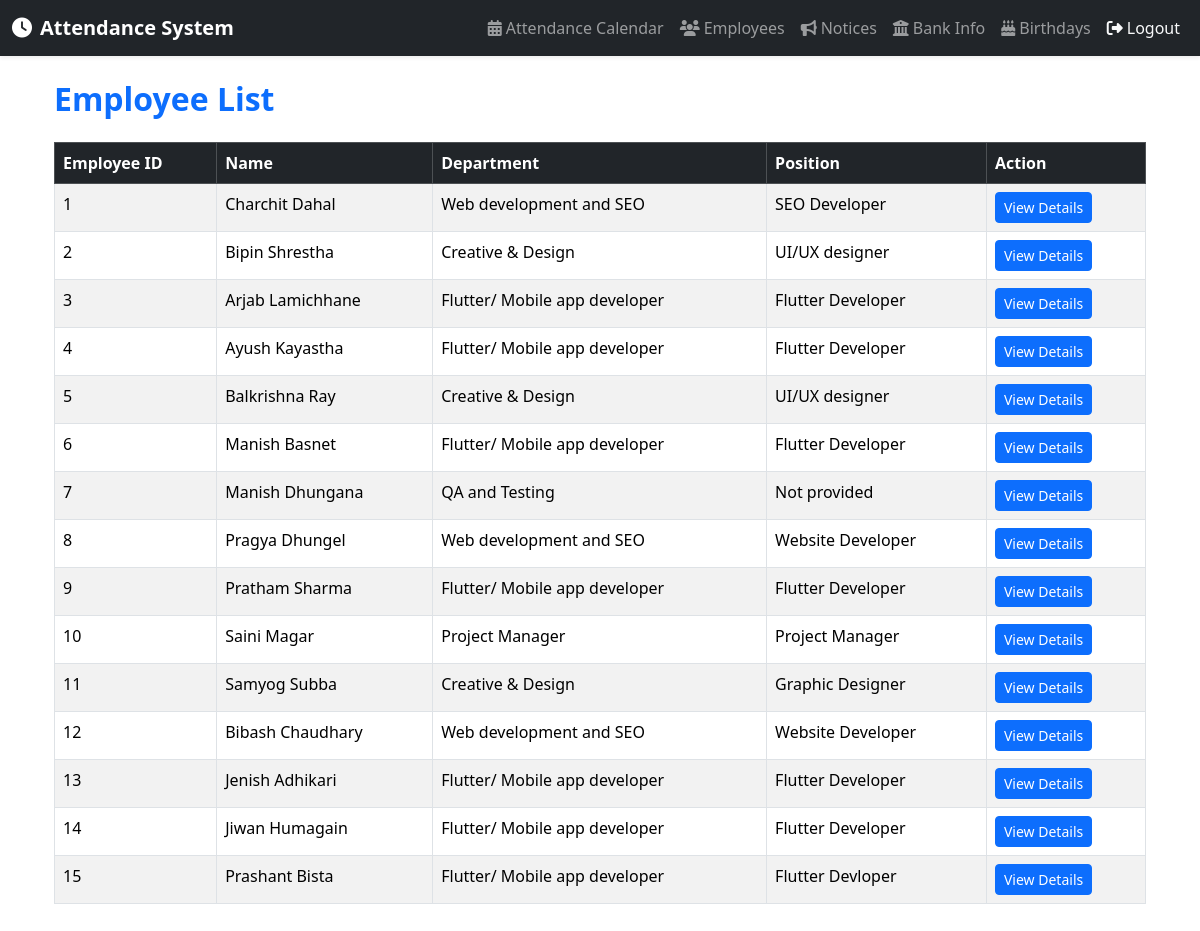
Before: /employees/ (signed in) with the older database file.
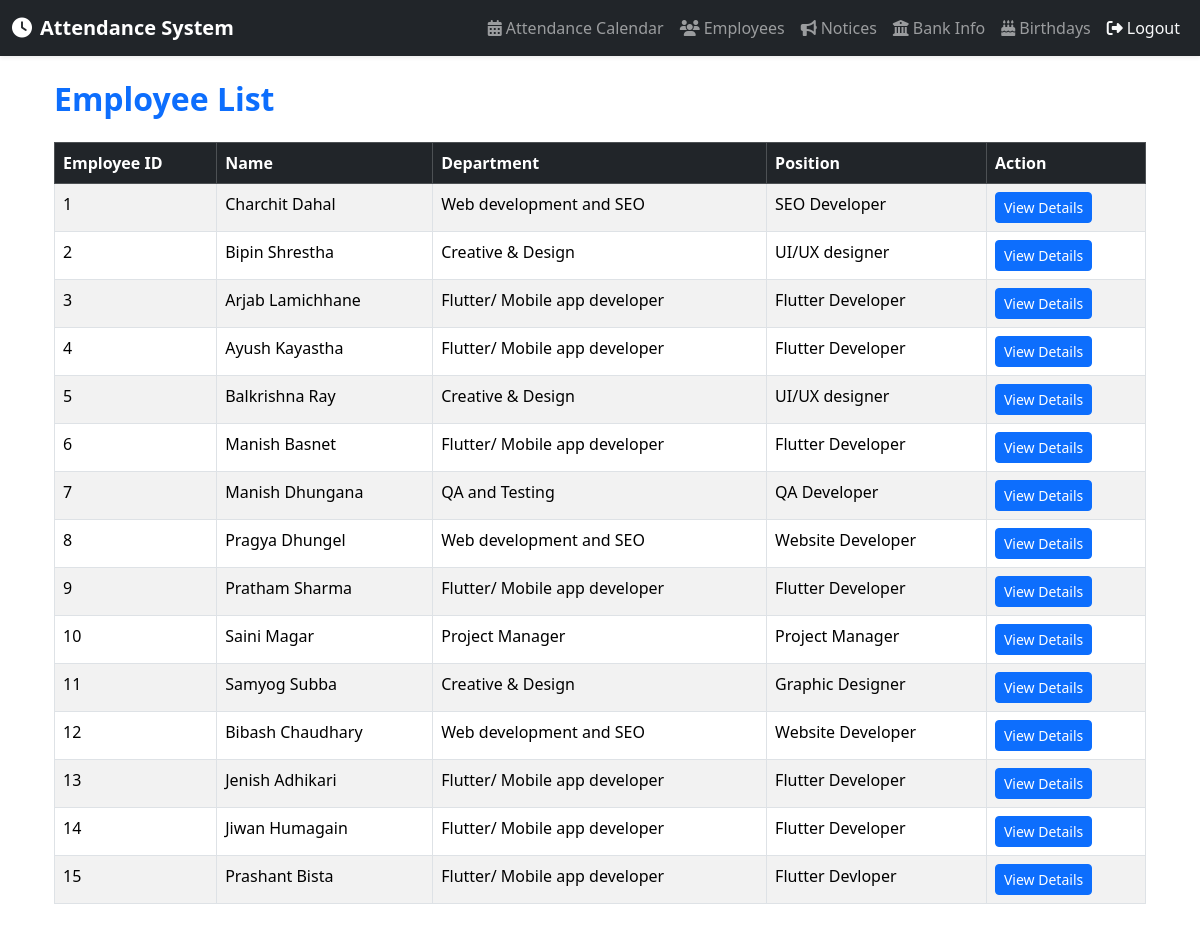
After: the same page with the newer database file.
### attendance/models.py (models this page shows, shortened)
class Employee(models.Model):
    user = models.OneToOneField(User, on_delete=models.CASCADE)
    employee_id = models.CharField(max_length=10, unique=True)
    first_name = models.CharField(max_length=50)
    last_name = models.CharField(max_length=50)
    department = models.ForeignKey(Department, on_delete=models.SET_NULL, null=True)
    email = models.EmailField(unique=True)
    address = models.TextField(blank=True, null=True)
    position = models.CharField(max_length=100, blank=True, null=True)
    dob = models.DateField(blank=True, null=True)
    dob_nepali = models.CharField(max_length=10, blank=True, null=True)  # Format: YYYY/MM/DD in BS
    bank_account_number = models.CharField(max_length=50, blank=True, null=True)
    bank_name = models.CharField(max_length=100, blank=True, null=True)
    bank_account_holder_name = models.CharField(max_length=100, blank=True, null=True)
    photo = models.ImageField(upload_to='employee_photos/', blank=True, null=True)
    monthly_salary = models.DecimalField(
        max_digits=10, decimal_places=2, default=0.00,
        help_text="Monthly base salary in NPR")

class Department(models.Model):
    name = models.CharField(max_length=100)
    def __str__(self):
        return self.name

### attendance/views.py (the view)
# urls.py: path('employees/', views.admin_employee_list, name='admin_employee_list'),
@login_required
@user_passes_test(is_superuser)
def admin_employee_list(request):
    employees = Employee.objects.all()
    return render(request, 'attendance/admin/admin_employee_list.html', {
        'employees': employees
    })

### attendance/views.py (called while the page is built)
def is_superuser(user):
    return user.is_superuser

### attendance/templates/attendance/admin/admin_employee_list.html
{% extends 'attendance/base.html' %}
{% block content %}
<div class="container">
    <h2 class="mb-4 fw-bold text-primary">Employee List</h2>
    <div class="table-responsive">
        <table class="table table-striped table-bordered table-hover">
            <thead class="table-dark">
                <tr>
                    <th>Employee ID</th>
                    <th>Name</th>
                    <th>Department</th>
                    <th>Position</th>
                    <th>Action</th>
                </tr>
            </thead>
            <tbody>
                {% for employee in employees %}
                <tr>
                    <td>{{ employee.employee_id }}</td>
                    <td>{{ employee.first_name }} {{ employee.last_name }}</td>
                    <td>{{ employee.department|default:"Not assigned" }}</td>
                    <td>{{ employee.position|default:"Not provided" }}</td>
                    <td>
                        <a href="{% url 'admin_employee_detail' employee.id %}" class="btn btn-primary btn-sm">View Details</a>
                    </td>
                </tr>
                {% empty %}
                <tr><td colspan="5" class="text-center">No employees found.</td></tr>
                {% endfor %}
            </tbody>
        </table>
    </div>
</div>
{% endblock %}

Changed rows visible on the page:
changed Employee "Dhungana": position "Not provided" → "QA Developer"
